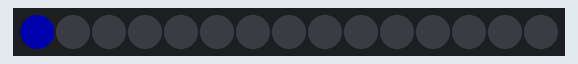
This program was run on a simulated Raspberry Pi Pico running MicroPython. Parts: 15 RGB LEDs in strip order, left to right. Dim RGB values are drawn brighter than linear.

Above: at 1.05 s.
At 1.75 s:
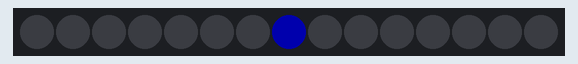
At 2.15 s:
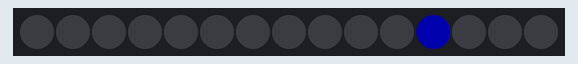
At 2.51 s:
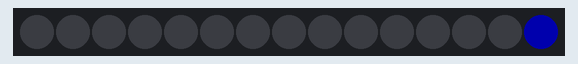
At 3.46 s:
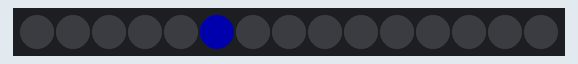
At 4.47 s:
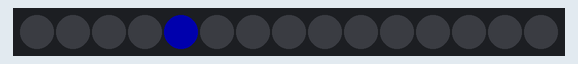

The program:

Day10b.py
```python
'''
Single blue bounce
'''

from machine import Pin, ADC
import time
from neopixel import NeoPixel

# Set up the slider on ADC pin 28
potentiometer = ADC(Pin(28))

# LED details
num_leds = 15
GPIO_number = 2

# Define the LED pin number and number of LEDs
strand = NeoPixel(Pin(GPIO_number), num_leds)

# Define colour
setting = 0, 0, 50

# set all LEDs on strand to off
strand.fill((0,0,0))
strand.write()
time.sleep(1)

sleep = 0.1

# Bouncing LEDs
while True:

    for led in range(num_leds):
        strand[led] = (setting)
        strand.write() # Send the data to the strand
        time.sleep(sleep)
        strand.fill((0,0,0))

    for led in reversed(range(num_leds)):
        strand[led] = (setting)
        strand.write() # Send the data to the strand
        time.sleep(sleep)
        strand.fill((0,0,0))
```

Measured:
- by itself, everything shown: repeats every 3.0 s, in 28 steps
